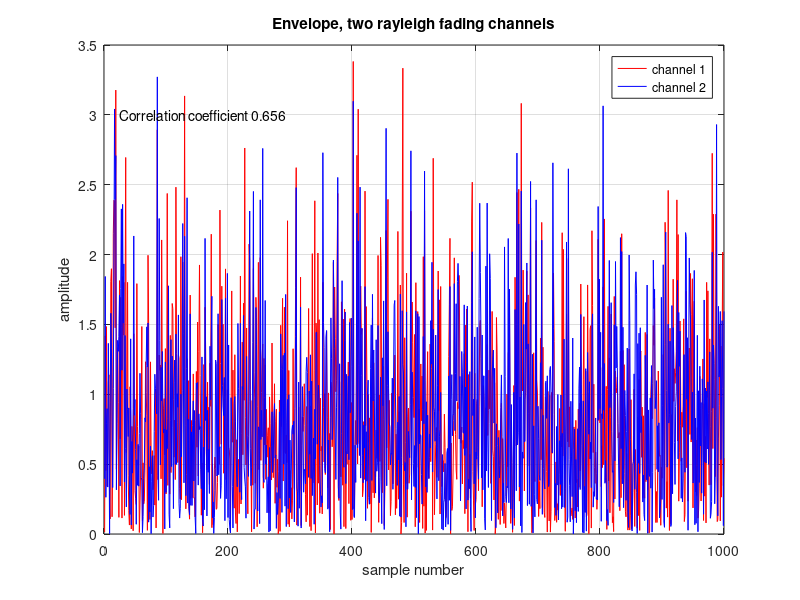
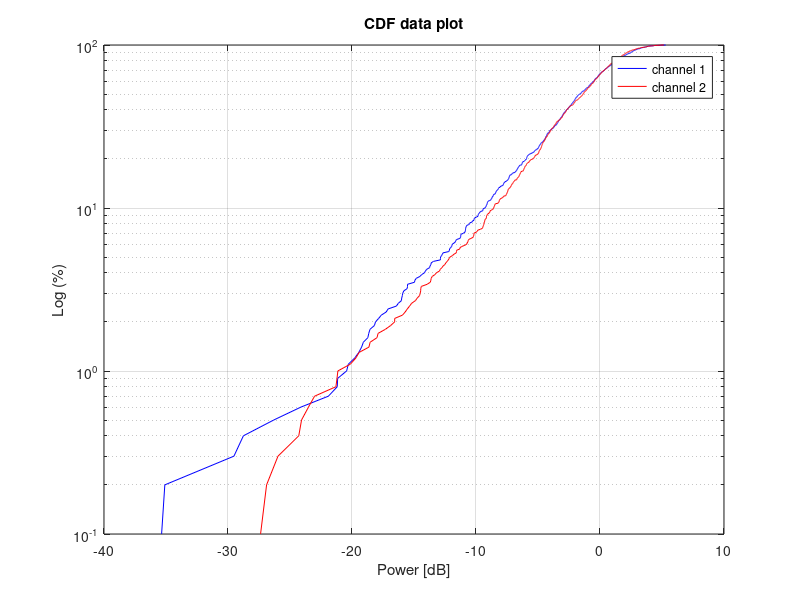
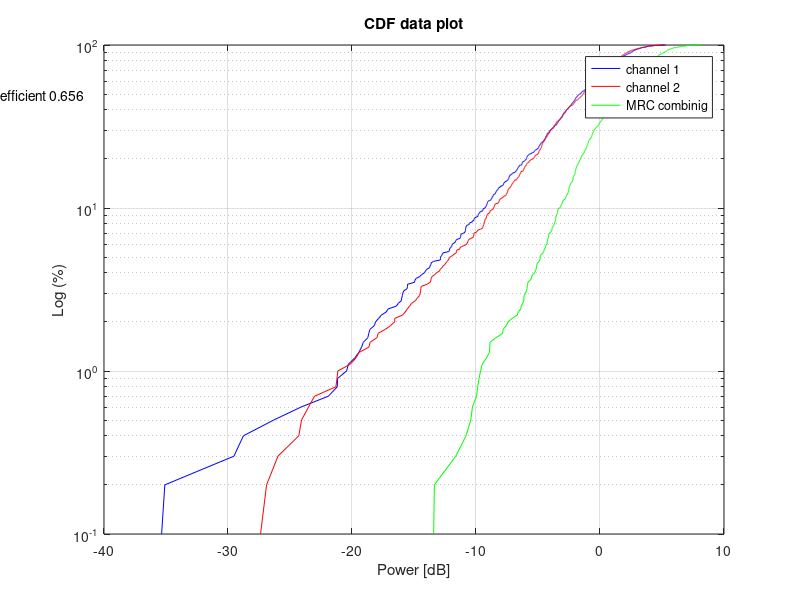

Write MATLAB code to recreate these figures, in order.
% MM2 excercise 2 a,b
clear all
close all

% excercise 1.2 a
N = 1000;
% correlated channels
p = .8;             % correlation coeffiecient
x = randn(1,N);     % random channel 1 (in-phase part)
y = randn(1,N);     % random channel 2 (in-phase part)
x1 = randn(1,N);
y1 = randn(1,N);

a = x;      % channel 1
a1 = x1;
for i = 1:N
    b(i) = (sqrt(1-p^2))*y(i)+p*x(i);   % channel 2, with correlation p to channel 1
    b1(i) = (sqrt(1-p^2))*y1(i)+p*x1(i);
end
u = a .* exp(-j*a1);
v = b .* exp(-j*b1);

% check correlation coefficient, can use both functions for same result,
% corrcoeff best for matrix coefficient
check_correlation = (corr((u'),(v')))          
abs(corrcoef(u',v'))

corr_value = char(sprintf('Correlation coefficient %.3f',check_correlation));

figure()  % envelope of channels
plot(abs(u),'color','r'); hold on; grid on;
plot(abs(v),'color','b');
text(25,3,corr_value);
title('Envelope, two rayleigh fading channels');
xlabel('sample number');
ylabel('amplitude');
legend('channel 1','channel 2')


% Make the CDF plot of the two channels
u_db = 10*log10(abs(u));    % convert to dB
v_db = 10*log10(abs(v));
H1 = sort(u_db);            % sort for CDF
H2 = sort(v_db);

figure()
Percent_Axis = linspace (0 ,100 , N);
semilogy(H1,Percent_Axis,'b'); hold on; grid on;
semilogy(H2,Percent_Axis,'r');
xlabel('Power [dB]')
ylabel('Log (%)')
title('CDF data plot')
legend('channel 1','channel 2')


% excercise 1.2 b

%H = [u(1,1), v(1,1)];

% Maximum Ratio Combining
% Summing the power of the two signals, we assume a constant noise floor,
% so the noise can and is placed outside the sum.
% we are summing powers because the weights are  r*/N , and since N are the
% same for both signals, we end up summing the power of H1 and H2.
Max_ratio = (abs(u))+(abs(v));
Max_ratio_dB = 10*log10(Max_ratio);
Max_ratio_sort = sort(Max_ratio_dB);


figure()
Percent_Axis = linspace (0 ,100 , N);
semilogy(H1,Percent_Axis,'b'); hold on; grid on;
semilogy(H2,Percent_Axis,'r');
semilogy(Max_ratio_sort,Percent_Axis,'g');
text(-55,50,corr_value);
xlabel('Power [dB]')
ylabel('Log (%)')
title('CDF data plot')
legend('channel 1','channel 2','MRC combinig')

